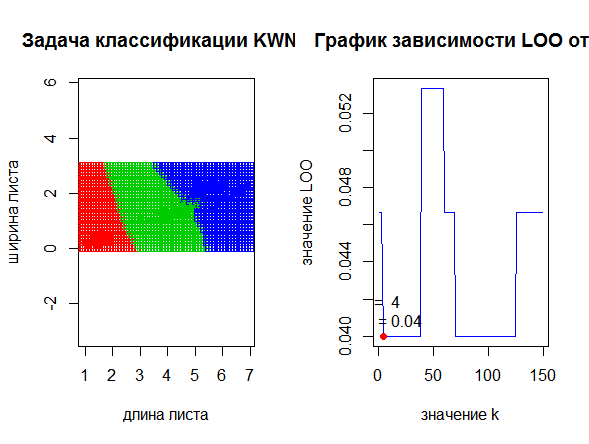

Source code (R):
#	Решение задачи классификации методом KWNN

euclidean_distance <- function(u, v){
  #	функция расстояния
  
  sqrt(sum((u - v)^2)) 
}


sort_ojects_by_dist <- function(xl, z, metric_function = euclidean_distance){
  #	сортировка
  
  l <- nrow(xl)	# размерность выборки по строкам     
  n <- ncol(xl) - 1 	# размерность выборки по столбцам
  distances <- matrix(NA, l, 2) 
  
  for (i in 1:l)  
  {         
    distances[i, ] <- c(i, metric_function(xl[i, 1:n], z))	# расстояние от каждой точки до классифицируемой
  }  
  
  orderedXl <- xl[order(distances[, 2]), ]	# сортируем выборку по расстоянию    
  return (orderedXl);
}	


kwnn <- function(xl, k, q) {	  
  #	возвращает класс объекта чаще всего встречающейся
  
  n <- ncol(xl)
  classes <- xl[1:k, n] 
  table <- table(classes)
  table[1:length(table) ] <- 0
  for(i in names(table))
    for(j in 1:k) # по j-тым соседям
      if(i == xl[j, n]) # i - классы
        table[i] =  table[i] + q^j # добавляем вес
  class <- names(which.max(table)) 
  return (class)	  
}


loo <- function(xl) {
  #	функция возвращает массив средних ошибок
  l <- nrow(xl)
  n <- ncol(xl)
  value_q <- seq(0.1, 1, 0.1) # перебираем q 
  Sum <- matrix(0, l-1, length(value_q)) # матрица, где k это строки а q - столбцы
  for (i in 1:l){
    z <- xl[i, 1 : (n-1)]
    xl1 <- sort_ojects_by_dist(xl[-i, ], z)		
    for(k in 1:(l-1)){
      int_q <- 1
      for(q in value_q){
       class <- kwnn(xl1, k, q)
       if(xl[i, n] != class) 
        Sum[k, int_q] <- Sum[k, int_q] + 1/l 	
       int_q <- int_q + 1 
      }
    }
  }
  return(Sum)
}


optimal <- function(loo){
  #	находит в матрице минимальное значение, и в k записывает индеск стоки, а в q индекс столбца
  ind_min_k <- 1
  l <- nrow(loo)
  min <- min(loo[1,])
  for(i in 1:l){
    if(min(loo[i,]) < min) {
      min = min(loo[i,])
      ind_min_k <- i
      
    }
  }
  ind_min_q <- (which.min(loo[ind_min_k,]))/10
  opt <- c(ind_min_k,ind_min_q)
  return(opt)
}


grafic <- function(xl, k, Sumerror, q){
  par(mfrow = c(1, 2)) # рисуем график knn и loo вместе 
  
  colors <- c("setosa" = "red", "versicolor" = "green3", "virginica" = "blue") 
  plot(iris[ , 3:4], pch = 21, bg = colors[iris$Species], col = colors[iris$Species], main = "Задача классификации KWNN", xlab = "длина листа", ylab = "ширина листа", asp = 1) 
  
  OY<-c(seq(0.0, 3.0, 0.1)) # от 0 до 3 с шагом 0.1
  OX<-c(seq(0.0, 7.0, 0.1))
  
  for(i in OX){
    for(j in OY){
      z <- c(i, j)		
      orderedXl <- sort_ojects_by_dist(xl, z)
      class <- kwnn(orderedXl, k, q)
      points(z[1], z[2], pch = 22, col = colors[class], asp = 1) 
    }
  }
  
  int_q <- q*10
  
  
  plot(Sumerror[,int_q], type = "l", bg = "blue", col = "blue",  main = "График зависимости LOO от k", xlab = "значение k", ylab = "значение LOO")
  points(k, Sumerror[k, int_q], pch = 21, col = "red", bg = "red")
  txt <- paste("k = ", k, "\n", "q = ", q,"\n", "Loo =", round(Sumerror[k, int_q], 3))
  text(k, Sumerror[k, int_q], labels = txt, pos = 3)
  
}

main <- function(){
  xl <- iris[ ,3:5] # выборка
  Sumerror <- loo(xl)
  opt <- optimal(Sumerror)
  opt_k <- opt[1]
  opt_q <- opt[2]
  grafic(xl, opt_k, Sumerror, opt_q)
}

main()
